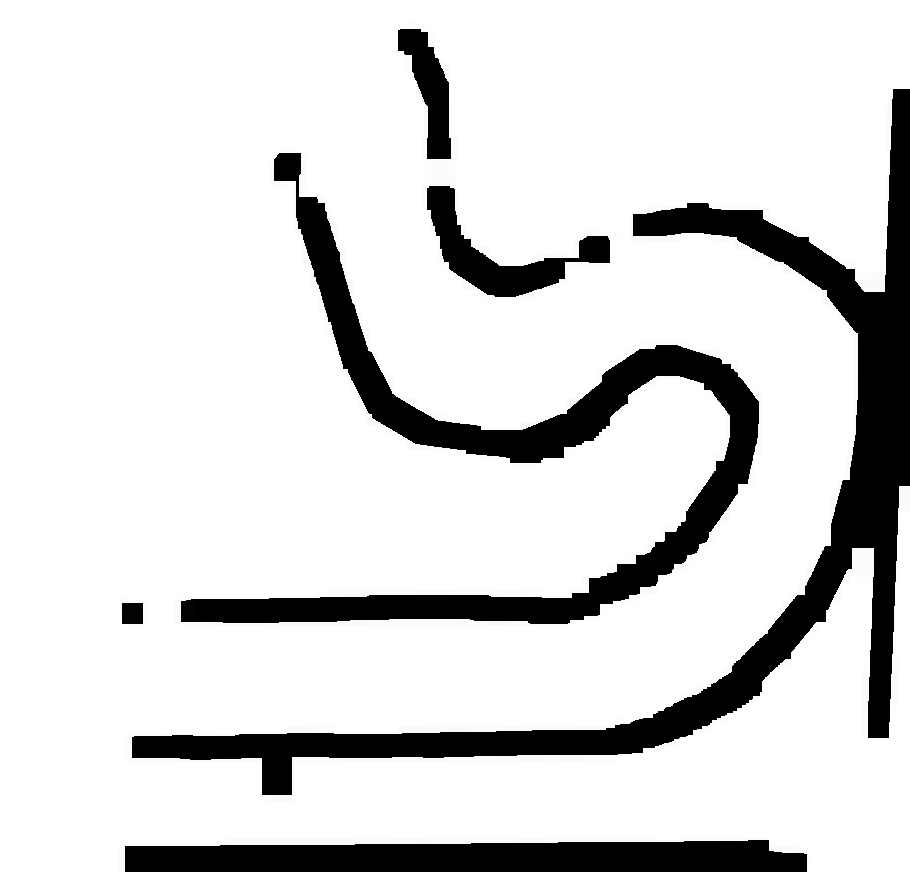
#> input picture OpenCV_playground/filtering_2.1/final_equal_erode_dilate.jpg, 910 x 872 px, found by its file name
$ python pixel_detection2.py
#> lines starting #> are read from the running program, lines starting #| are printed output that depends on the picture; after the words box and inside, x2 and y2 are one past the last pixel; in counts of white or black regions, pixels touching at a corner belong together
import cv2
import numpy as np

image = cv2.imread('/Users/joeycheng/Desktop/filt/filtering_v2/final_equal_erode_dilate.jpg')
#> image is the input picture: shape (872, 910, 3); min 0, max 255, mean 216.2
gray = cv2.cvtColor(image, cv2.COLOR_BGR2GRAY)

# Set threshold level
threshold_level = 200

# Find coordinates of all pixels below threshold
coords = np.column_stack(np.where(gray < threshold_level))
#> coords = 120320 pairs, first value 29 to 871, second value 122 to 909

print(coords)
#> (printed output is left out)
# print(len(coords))

### USE THE CODE BELOW TO VISUALIZE THE COORDINATES WHICH WE WILL SEND TO THE LOCAL PATH PLANNING###
# Create mask of all pixels lower than threshold level
mask = gray < threshold_level
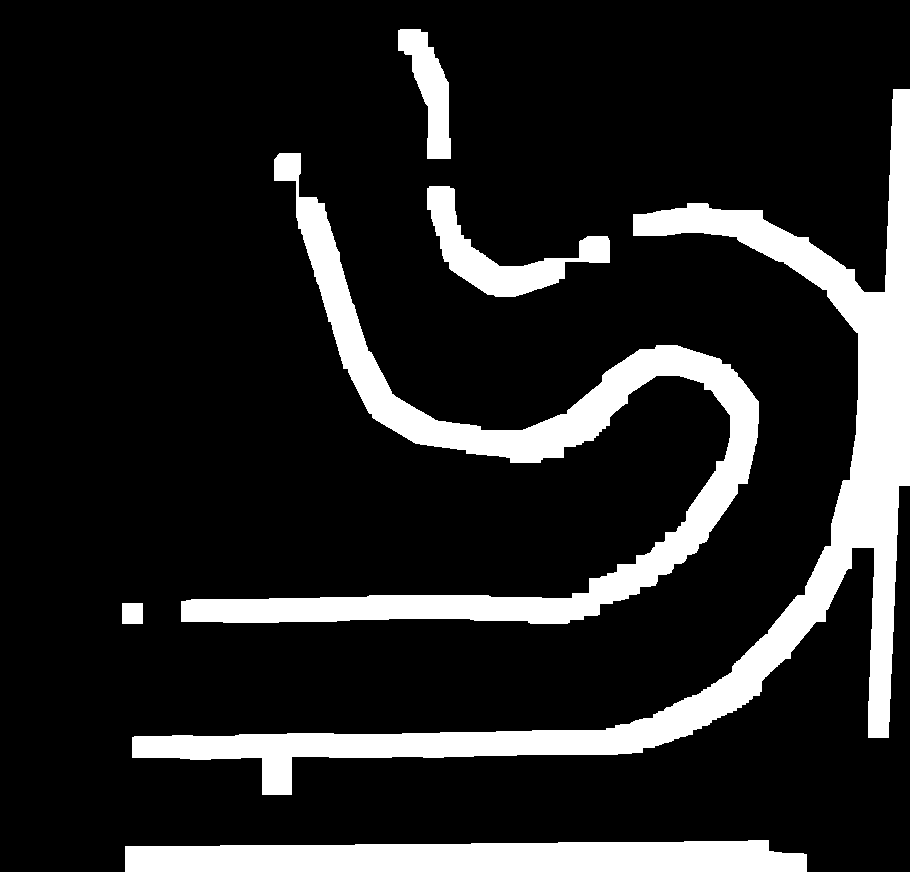
#> mask: shape (872, 910) bool; 15.2% white; 6 white regions, box (x1, y1, x2, y2) and area: (132, 89, 910, 795) 53244, (181, 153, 759, 624) 38070, (125, 840, 807, 872) 19059, (427, 186, 610, 297) 6109, (398, 29, 451, 159) 3397, (122, 603, 143, 624) 441

# Color the pixels in the mask
image[mask] = (204, 119, 0)
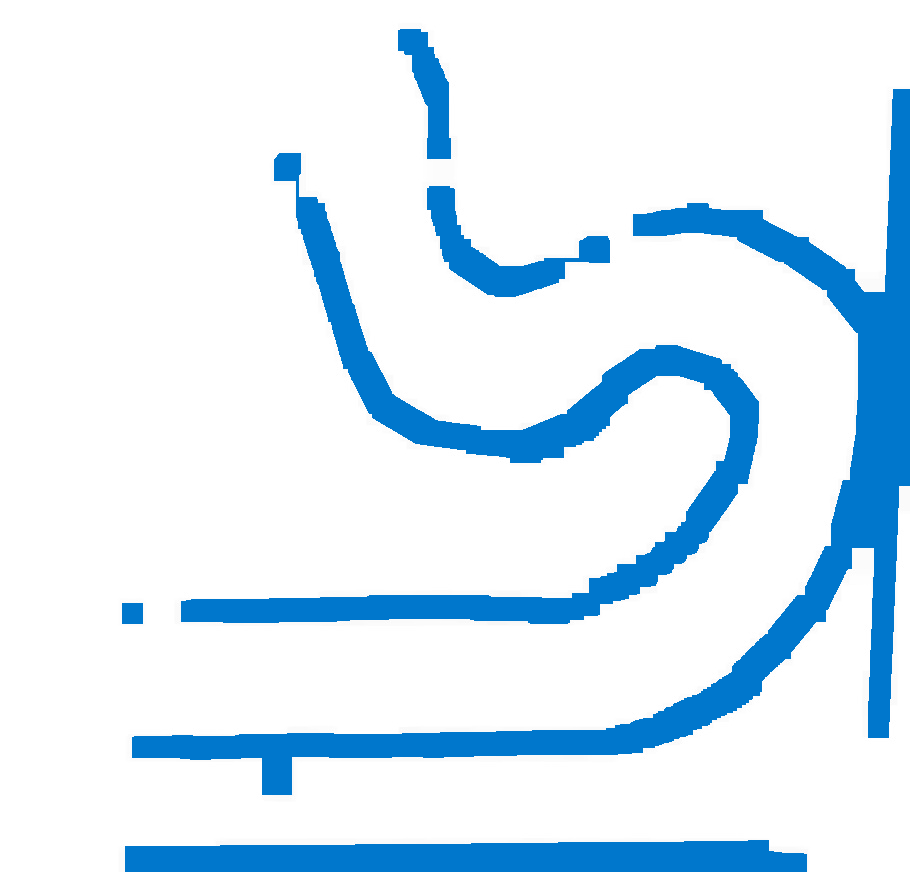
#> image: shape (872, 910, 3); 15.16% of pixels changed, all inside (x1, y1, x2, y2) = (122, 29, 910, 872)

cv2.imshow('image', image)
cv2.waitKey()

# [8 lines of commented-out code are left out]
